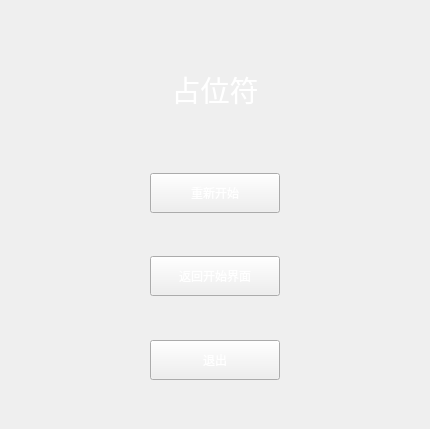
<?xml version="1.0" encoding="UTF-8"?>
<ui version="4.0">
 <class>EndWindow</class>
 <widget class="QWidget" name="EndWindow">
  <property name="geometry">
   <rect>
    <x>0</x>
    <y>0</y>
    <width>430</width>
    <height>429</height>
   </rect>
  </property>
  <property name="windowTitle">
   <string>Form</string>
  </property>
  <property name="styleSheet">
   <string notr="true">QPushButton{border-image:url(:/images/startui_btn.png);
color: #fff;}
QPushButton:hover{border-image:url(:/images/startui_btn_hover.png)}
QLabel{color: #fff;border-image:url(:/images/label_background.png)}</string>
  </property>
  <layout class="QVBoxLayout" name="verticalLayout_2">
   <item>
    <layout class="QVBoxLayout" name="verticalLayout">
     <item>
      <spacer name="verticalSpacer_4">
       <property name="orientation">
        <enum>Qt::Vertical</enum>
       </property>
       <property name="sizeHint" stdset="0">
        <size>
         <width>20</width>
         <height>40</height>
        </size>
       </property>
      </spacer>
     </item>
     <item>
      <layout class="QHBoxLayout" name="horizontalLayout_4">
       <item>
        <spacer name="horizontalSpacer_7">
         <property name="orientation">
          <enum>Qt::Horizontal</enum>
         </property>
         <property name="sizeHint" stdset="0">
          <size>
           <width>40</width>
           <height>20</height>
          </size>
         </property>
        </spacer>
       </item>
       <item>
        <widget class="QLabel" name="hintLabel">
         <property name="minimumSize">
          <size>
           <width>300</width>
           <height>80</height>
          </size>
         </property>
         <property name="font">
          <font>
           <family>方正舒体</family>
           <pointsize>22</pointsize>
          </font>
         </property>
         <property name="text">
          <string>占位符</string>
         </property>
         <property name="alignment">
          <set>Qt::AlignCenter</set>
         </property>
        </widget>
       </item>
       <item>
        <spacer name="horizontalSpacer_8">
         <property name="orientation">
          <enum>Qt::Horizontal</enum>
         </property>
         <property name="sizeHint" stdset="0">
          <size>
           <width>40</width>
           <height>20</height>
          </size>
         </property>
        </spacer>
       </item>
      </layout>
     </item>
     <item>
      <spacer name="verticalSpacer">
       <property name="orientation">
        <enum>Qt::Vertical</enum>
       </property>
       <property name="sizeHint" stdset="0">
        <size>
         <width>20</width>
         <height>40</height>
        </size>
       </property>
      </spacer>
     </item>
     <item>
      <layout class="QHBoxLayout" name="horizontalLayout">
       <item>
        <spacer name="horizontalSpacer">
         <property name="orientation">
          <enum>Qt::Horizontal</enum>
         </property>
         <property name="sizeHint" stdset="0">
          <size>
           <width>40</width>
           <height>20</height>
          </size>
         </property>
        </spacer>
       </item>
       <item>
        <widget class="QPushButton" name="btnRestart">
         <property name="minimumSize">
          <size>
           <width>130</width>
           <height>40</height>
          </size>
         </property>
         <property name="text">
          <string>重新开始</string>
         </property>
        </widget>
       </item>
       <item>
        <spacer name="horizontalSpacer_2">
         <property name="orientation">
          <enum>Qt::Horizontal</enum>
         </property>
         <property name="sizeHint" stdset="0">
          <size>
           <width>40</width>
           <height>20</height>
          </size>
         </property>
        </spacer>
       </item>
      </layout>
     </item>
     <item>
      <spacer name="verticalSpacer_2">
       <property name="orientation">
        <enum>Qt::Vertical</enum>
       </property>
       <property name="sizeHint" stdset="0">
        <size>
         <width>20</width>
         <height>40</height>
        </size>
       </property>
      </spacer>
     </item>
     <item>
      <layout class="QHBoxLayout" name="horizontalLayout_2">
       <item>
        <spacer name="horizontalSpacer_3">
         <property name="orientation">
          <enum>Qt::Horizontal</enum>
         </property>
         <property name="sizeHint" stdset="0">
          <size>
           <width>40</width>
           <height>20</height>
          </size>
         </property>
        </spacer>
       </item>
       <item>
        <widget class="QPushButton" name="btnReturn">
         <property name="minimumSize">
          <size>
           <width>130</width>
           <height>40</height>
          </size>
         </property>
         <property name="text">
          <string>返回开始界面</string>
         </property>
        </widget>
       </item>
       <item>
        <spacer name="horizontalSpacer_4">
         <property name="orientation">
          <enum>Qt::Horizontal</enum>
         </property>
         <property name="sizeHint" stdset="0">
          <size>
           <width>40</width>
           <height>20</height>
          </size>
         </property>
        </spacer>
       </item>
      </layout>
     </item>
     <item>
      <spacer name="verticalSpacer_3">
       <property name="orientation">
        <enum>Qt::Vertical</enum>
       </property>
       <property name="sizeHint" stdset="0">
        <size>
         <width>20</width>
         <height>40</height>
        </size>
       </property>
      </spacer>
     </item>
     <item>
      <layout class="QHBoxLayout" name="horizontalLayout_3">
       <item>
        <spacer name="horizontalSpacer_5">
         <property name="orientation">
          <enum>Qt::Horizontal</enum>
         </property>
         <property name="sizeHint" stdset="0">
          <size>
           <width>40</width>
           <height>20</height>
          </size>
         </property>
        </spacer>
       </item>
       <item>
        <widget class="QPushButton" name="btnQuit">
         <property name="minimumSize">
          <size>
           <width>130</width>
           <height>40</height>
          </size>
         </property>
         <property name="text">
          <string>退出</string>
         </property>
        </widget>
       </item>
       <item>
        <spacer name="horizontalSpacer_6">
         <property name="orientation">
          <enum>Qt::Horizontal</enum>
         </property>
         <property name="sizeHint" stdset="0">
          <size>
           <width>40</width>
           <height>20</height>
          </size>
         </property>
        </spacer>
       </item>
      </layout>
     </item>
     <item>
      <spacer name="verticalSpacer_5">
       <property name="orientation">
        <enum>Qt::Vertical</enum>
       </property>
       <property name="sizeHint" stdset="0">
        <size>
         <width>20</width>
         <height>40</height>
        </size>
       </property>
      </spacer>
     </item>
    </layout>
   </item>
  </layout>
 </widget>
 <resources/>
 <connections/>
</ui>
